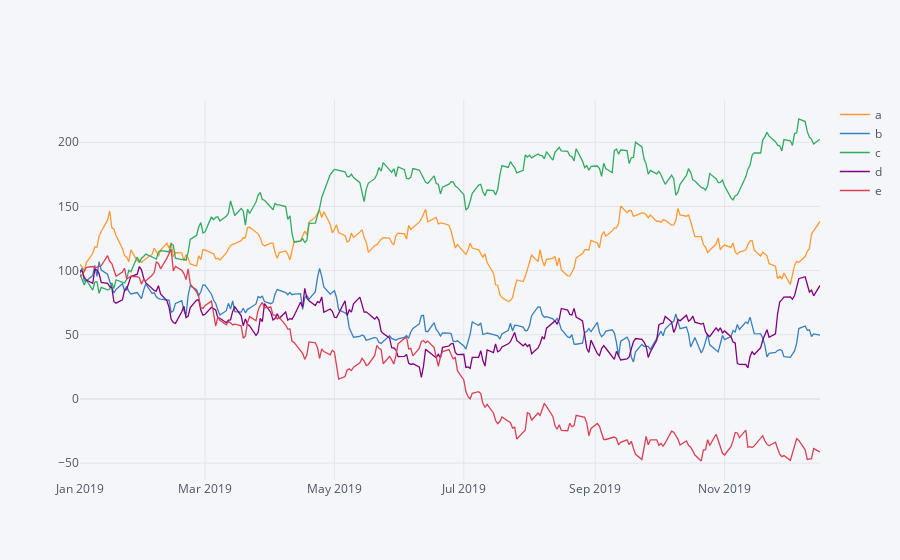

The notebook cell saved with this chart:
### Code cell
plyo.iplot(df.iplot(asFigure=True),filename='ply_01')

### Figure 1 — Plotly figure (JSON) as saved in the notebook; plotly's stock layout.template omitted (floating-point values rounded to 4 significant figures; data arrays with more than 128 entries replaced by an {"elided": "..."} marker saying what was removed)
{"data": [{"line": {"color": "rgba(255, 153, 51, 1.0)", "dash": "solid", "shape": "linear", "width": 1.3}, "mode": "lines", "name": "a", "text": "", "type": "scatter", "x": {"elided": "250 str values"}, "y": {"elided": "250 float values"}}, {"line": {"color": "rgba(55, 128, 191, 1.0)", "dash": "solid", "shape": "linear", "width": 1.3}, "mode": "lines", "name": "b", "text": "", "type": "scatter", "x": {"elided": "250 str values"}, "y": {"elided": "250 float values"}}, {"line": {"color": "rgba(50, 171, 96, 1.0)", "dash": "solid", "shape": "linear", "width": 1.3}, "mode": "lines", "name": "c", "text": "", "type": "scatter", "x": {"elided": "250 str values"}, "y": {"elided": "250 float values"}}, {"line": {"color": "rgba(128, 0, 128, 1.0)", "dash": "solid", "shape": "linear", "width": 1.3}, "mode": "lines", "name": "d", "text": "", "type": "scatter", "x": {"elided": "250 str values"}, "y": {"elided": "250 float values"}}, {"line": {"color": "rgba(219, 64, 82, 1.0)", "dash": "solid", "shape": "linear", "width": 1.3}, "mode": "lines", "name": "e", "text": "", "type": "scatter", "x": {"elided": "250 str values"}, "y": {"elided": "250 float values"}}], "layout": {"legend": {"bgcolor": "#F5F6F9", "font": {"color": "#4D5663"}}, "paper_bgcolor": "#F5F6F9", "plot_bgcolor": "#F5F6F9", "title": {"font": {"color": "#4D5663"}}, "xaxis": {"gridcolor": "#E1E5ED", "showgrid": true, "tickfont": {"color": "#4D5663"}, "title": {"font": {"color": "#4D5663"}, "text": ""}, "zerolinecolor": "#E1E5ED"}, "yaxis": {"gridcolor": "#E1E5ED", "showgrid": true, "tickfont": {"color": "#4D5663"}, "title": {"font": {"color": "#4D5663"}, "text": ""}, "zerolinecolor": "#E1E5ED"}}}
